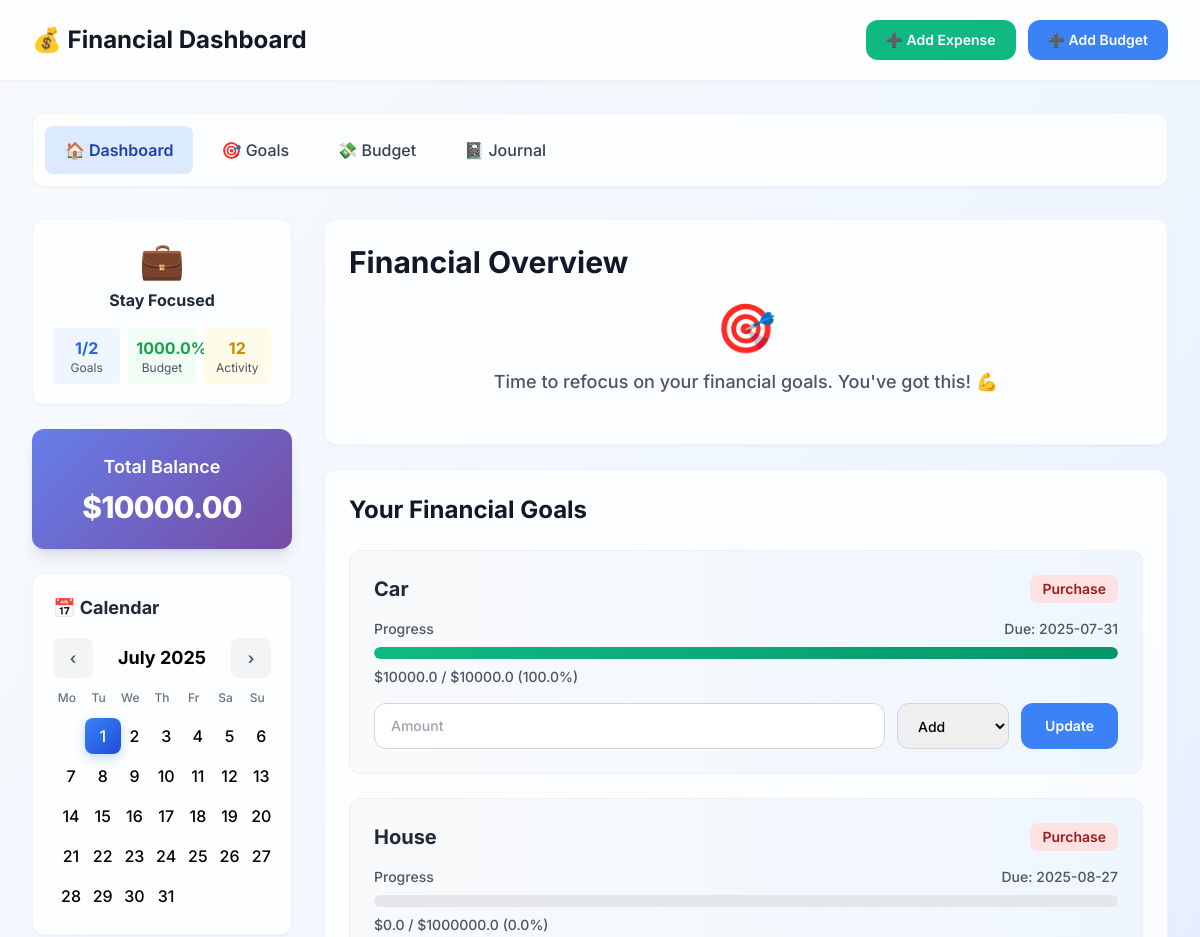
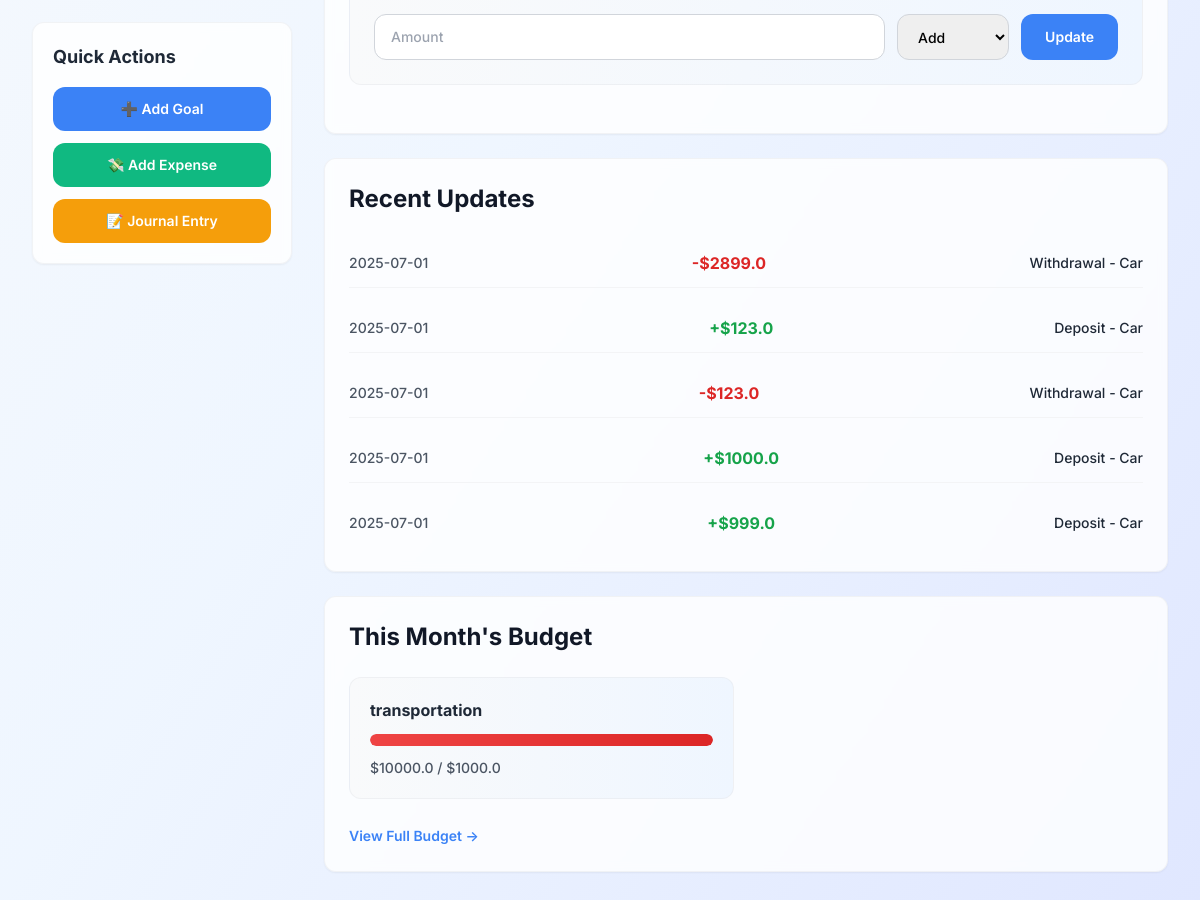
Before: / with the older database file (2 pictures, top to bottom).
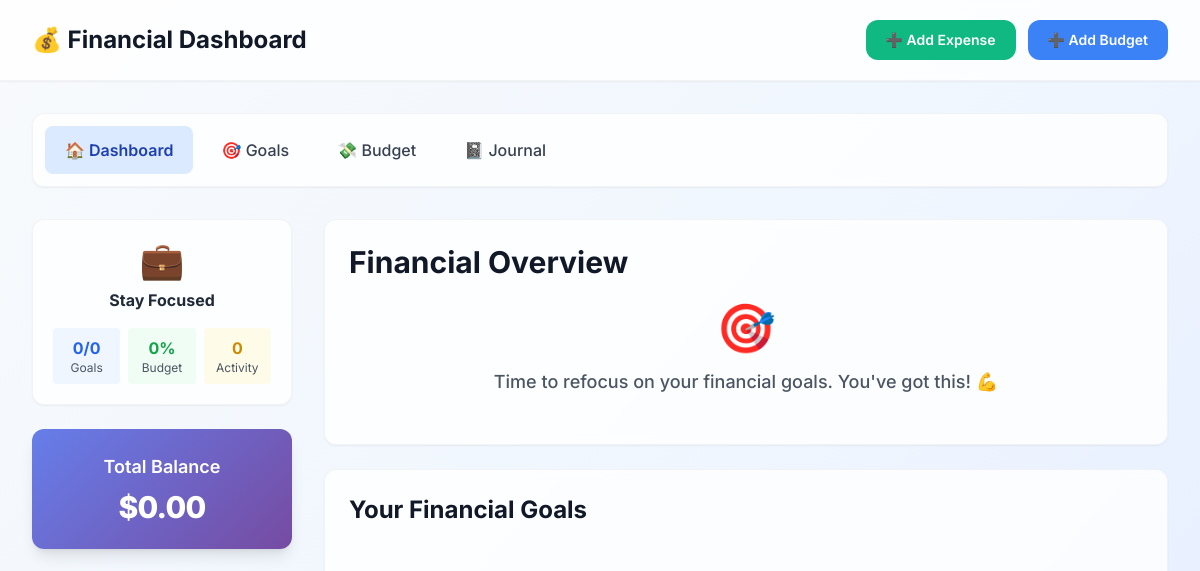
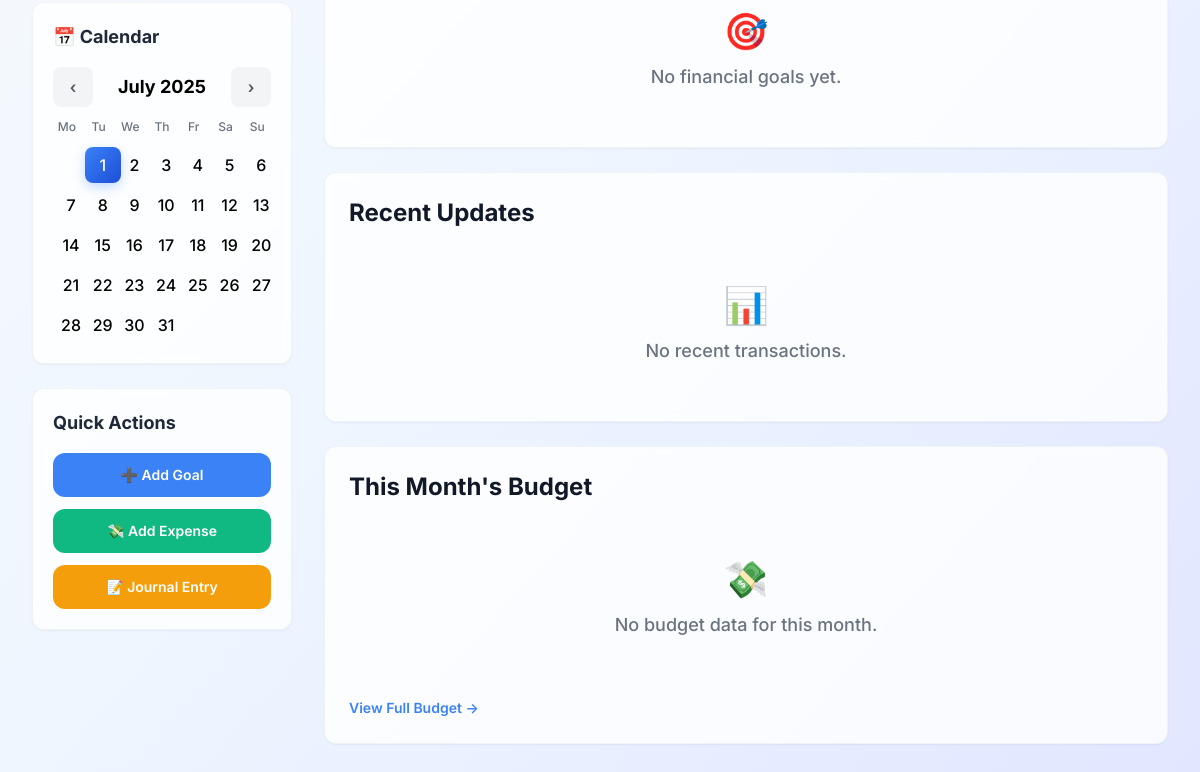
After: the same page with the newer database file (2 pictures, top to bottom).
### tables this page shows
CREATE TABLE financial_goals (
            id INTEGER PRIMARY KEY AUTOINCREMENT,
            name TEXT NOT NULL,
            target_amount REAL NOT NULL,
            current_amount REAL DEFAULT 0,
            deadline TEXT NOT NULL,
            category TEXT NOT NULL,
            description TEXT,
            created_at DATETIME DEFAULT CURRENT_TIMESTAMP
        );

CREATE TABLE transactions (
            id INTEGER PRIMARY KEY AUTOINCREMENT,
            goal_id INTEGER NOT NULL,
            amount REAL NOT NULL,
            type TEXT NOT NULL,  -- 'deposit' or 'withdrawal'
            date TEXT NOT NULL,
            note TEXT,
            FOREIGN KEY(goal_id) REFERENCES financial_goals(id)
        );

CREATE TABLE budgets (
            id INTEGER PRIMARY KEY AUTOINCREMENT,
            month TEXT NOT NULL,
            category TEXT NOT NULL,
            planned_amount REAL NOT NULL,
            spent_amount REAL DEFAULT 0,
            created_at DATETIME DEFAULT CURRENT_TIMESTAMP
        );

### app.py (the view)
@app.route('/')
def home():
    today = datetime.now().strftime('%Y-%m-%d')
    with sqlite3.connect('finance.db') as conn:
        cursor = conn.cursor()
        cursor.execute("""
            SELECT g.*,
                   (SELECT COUNT(*) FROM transactions WHERE goal_id = g.id) as transaction_count,
                   (g.current_amount / g.target_amount * 100) as progress_percent
            FROM financial_goals g
            ORDER BY deadline ASC
        """)
        goals = cursor.fetchall()
        total_balance = sum(goal[3] for goal in goals)  # goal[3] is current_amount
        goals_total = len(goals)
        goals_completed = sum(1 for goal in goals if goal[3] >= goal[2])  # current >= target
        cursor.execute("""
            SELECT t.date, t.amount, t.type, g.name
            FROM transactions t
            JOIN financial_goals g ON t.goal_id = g.id
            ORDER BY t.date DESC, t.id DESC LIMIT 5
        """)
        recent_transactions = cursor.fetchall()
        cursor.execute("""
            SELECT COUNT(*) FROM transactions
            WHERE date >= date('now', '-7 days')
        """)
        recent_activity_count = cursor.fetchone()[0]
        current_month = today[:7]
        cursor.execute("""
            SELECT DISTINCT strftime('%d', date)
            FROM journal
            WHERE strftime('%Y-%m', date) = ?
        """, (current_month,))
        days_with_entries = [int(day[0]) for day in cursor.fetchall()]
        cursor.execute("""
            SELECT b.category, b.planned_amount,
                   COALESCE(SUM(e.amount), 0) as spent_amount,
                   (COALESCE(SUM(e.amount), 0) / b.planned_amount * 100) as spent_percent
            FROM budgets b
            LEFT JOIN expenses e ON b.id = e.budget_id
            WHERE b.month = ?
            GROUP BY b.id, b.category, b.planned_amount
        """, (current_month,))
        budget_overview = cursor.fetchall()
        if budget_overview:
            budget_status = sum(budget[3] for budget in budget_overview) / len(budget_overview)
        else:
            budget_status = 0
        goal_score = (goals_completed / goals_total * 100) if goals_total > 0 else 0
        if goal_score >= 80 and budget_status <= 90:
            status_icon = "🔥"
            status_text = "On Fire!"
        elif goal_score >= 60 and budget_status <= 100:
            status_icon = "✨"
            status_text = "Looking Good"
        elif goal_score >= 40 or budget_status <= 120:
            status_icon = "👀"
            status_text = "Stay Focused"
        else:
            status_icon = "💀"
            status_text = "Need Help"
    return render_template('index.html',
                          goals=goals,
                          transactions=recent_transactions,
                          budget_overview=budget_overview,
                          goal_score=goal_score,
                          entry_days=days_with_entries,  # <-- pass to template
                          current_date=today,
                          total_balance=total_balance,
                          goals_completed=goals_completed,
                          goals_total=goals_total,
                          budget_status=round(budget_status, 1),
                          recent_activity_count=recent_activity_count,
                          status_icon=status_icon,
                          status_text=status_text)

### templates/index.html (shortened to what the changed rows need)
<!DOCTYPE html>
<html lang="en">
<head>
    <script src="https://cdn.tailwindcss.com"></script>
</head>
<body class="bg-gradient-to-br from-slate-50 via-blue-50 to-indigo-100 min-h-screen">
    <div class="bg-white/80 backdrop-blur-sm shadow-sm border-b border-gray-200/50">
        <div class="max-w-7xl mx-auto px-4 sm:px-6 lg:px-8">
            <div class="flex justify-between items-center py-5">
                <h1 class="text-2xl font-bold text-gray-900 flex items-center gap-3">
                    💰 Financial Dashboard
                </h1>
            </div>
        </div>
    </div>
    <div class="max-w-7xl mx-auto px-4 sm:px-6 lg:px-8 py-8">
        <div class="grid grid-cols-1 lg:grid-cols-4 gap-8">
            <aside class="lg:col-span-1">
                <div class="bg-white/80 backdrop-blur-sm rounded-xl shadow-sm p-5 mb-6 border border-gray-200/50">
                    <div class="financial-status-overview">
                        <div class="grid grid-cols-3 gap-2 text-center">
                            <div class="bg-blue-50 p-2 rounded">
                                <div class="font-bold text-blue-600" id="sidebar-goals-completed">{{ goals_completed|default(0) }}/{{ goals_total|default(1) }}</div>
                                <div class="text-xs text-gray-600">Goals</div>
                            </div>
                            <div class="bg-green-50 p-2 rounded">
                                <div class="font-bold text-green-600" id="sidebar-budget-status">{{ budget_status|default(1) }}%</div>
                                <div class="text-xs text-gray-600">Budget</div>
                            </div>
                            <div class="bg-yellow-50 p-2 rounded">
                                <div class="font-bold text-yellow-600" id="sidebar-recent-activity">{{ recent_activity_count|default(4) }}</div>
                                <div class="text-xs text-gray-600">Activity</div>
                            </div>
                        </div>
                    </div>
                </div>
                <div class="balance-card text-white rounded-xl shadow-lg p-6 mb-6 flex flex-col items-center">
                    <div class="text-lg font-semibold mb-2">Total Balance</div>
                    <div class="text-3xl font-extrabold tracking-tight">${{ '%.2f' % (total_balance | default(0) | float) }}</div>
                </div>
            </aside>
            <main class="lg:col-span-3">
                <div class="bg-white/80 backdrop-blur-sm rounded-xl shadow-sm p-6 mb-6 border border-gray-200/50">
                    <h2 class="text-3xl font-bold text-gray-900 mb-6">Financial Overview</h2>
                </div>
                <section class="bg-white/80 backdrop-blur-sm rounded-xl shadow-sm p-6 mb-6 border border-gray-200/50">
                    <h2 class="text-2xl font-bold text-gray-900 mb-6">Your Financial Goals</h2>
                    <div id="goals-container">
                        {% if goals %}
                        {% for goal in goals %}
                        <div class="goal-card bg-gradient-to-r from-gray-50 to-blue-50 p-6 rounded-xl mb-6 border border-gray-200/50">
                            <div class="flex justify-between items-start mb-4">
                                <h3 class="text-xl font-bold text-gray-800">{{ goal[1] }}</h3>
                                <span class="px-3 py-1 bg-red-100 text-red-800 text-sm font-semibold rounded-lg">{{ goal[5]|title }}</span>
                            </div>
                            <div class="mb-4">
                                <div class="flex justify-between text-sm text-gray-600 mb-2 font-medium">
                                    <span>Progress</span>
                                    <span>Due: {{ goal[4] }}</span>
                                </div>
                                <div class="progress-container w-full bg-gray-200 rounded-full h-3">
                                    {% set percent = (goal[3]/goal[2]*100) %}
                                    {% if percent < 0 or percent > 120 %}
                                        <div class="progress-fill h-3 rounded-full" style="width: 100%; background: linear-gradient(90deg, #ef4444, #dc2626);"></div>
                                    {% elif percent > 100 %}
                                        <div class="progress-fill h-3 rounded-full" style="width: {{ percent|round(1) ~ '%' }}; background: #f59e0b;"></div>
                                    {% else %}
                                        <div class="progress-fill h-3 rounded-full" style="width: {{ percent|round(1) ~ '%' }};"></div>
                                    {% endif %}
                                </div>
                                <div class="text-sm text-gray-600 mt-2 font-medium">${{ goal[3]|round(2) }} / ${{ goal[2]|round(2) }} ({{ (goal[3]/goal[2]*100)|round(1) }}%)</div>
                            </div>
                            <form class="update-form flex gap-3" data-goal-id="{{ goal[0] }}">
                                <input type="number" step="0.01" name="amount" placeholder="Amount"
                                       class="flex-1 px-4 py-3 border border-gray-300 rounded-xl text-sm font-medium focus:ring-2 focus:ring-blue-500 focus:border-blue-500" required>
                                <select name="type" class="px-4 py-3 border border-gray-300 rounded-xl text-sm font-medium focus:ring-2 focus:ring-blue-500 focus:border-blue-500" required>
                                    <option value="deposit">Add</option>
                                </select>
                                <button type="submit" class="bg-primary text-white px-6 py-3 rounded-xl text-sm font-semibold hover:bg-blue-600 transition-colors">
                                    Update
                                </button>
                            </form>
                        </div>
                        {% endfor %}
                        {% else %}
                        <div class="text-center text-gray-500 py-8">
                            <div class="text-4xl mb-3">🎯</div>
                            <p class="text-lg font-medium">No financial goals yet.</p>
                        </div>
                        {% endif %}
                    </div>
                </section>
                <section class="bg-white/80 backdrop-blur-sm rounded-xl shadow-sm p-6 mb-6 border border-gray-200/50">
                    <h2 class="text-2xl font-bold text-gray-900 mb-6">Recent Updates</h2>
                    <div class="space-y-4" id="transactions-list">
                        {% if transactions %}
                        {% for tx in transactions %}
                        <div class="flex justify-between items-center py-3 border-b border-gray-100{% if loop.last %} border-b-0{% endif %}">
                            <span class="text-sm text-gray-600 font-medium">{{ tx[0] }}</span>
                            <span class="font-bold {% if tx[2] == 'deposit' %}text-green-600{% else %}text-red-600{% endif %}">
                                {% if tx[2] == 'deposit' %}+{% else %}-{% endif %}${{ tx[1]|abs|round(2) }}
                            </span>
                            <span class="text-sm text-gray-800 font-medium">{{ tx[2]|capitalize }} - {{ tx[3] }}</span>
                        </div>
                        {% endfor %}
                        {% else %}
                        <div class="text-center text-gray-500 py-8">
                            <div class="text-4xl mb-3">📊</div>
                            <p class="text-lg font-medium">No recent transactions.</p>
                        </div>
                        {% endif %}
                    </div>
                </section>
                <section class="bg-white/80 backdrop-blur-sm rounded-xl shadow-sm p-6 border border-gray-200/50">
                    <h2 class="text-2xl font-bold text-gray-900 mb-6">This Month's Budget</h2>
                    <div class="grid grid-cols-1 md:grid-cols-2 gap-6">
                        {% if budget_overview and budget_overview|length > 0 %}
                            {% for budget in budget_overview %}
                            <div class="p-5 bg-gradient-to-r from-gray-50 to-blue-50 rounded-xl border border-gray-200/50">
                                <h4 class="font-bold text-gray-800 mb-3">{{ budget[0] }}</h4>
                                <div class="progress-container w-full bg-gray-200 rounded-full h-3 mb-3">
                                    {% set percent = budget[3] %}
                                    {% if percent < 0 or percent > 120 %}
                                        <div class="progress-fill h-3 rounded-full" style="width: 100%; background: linear-gradient(90deg, #ef4444, #dc2626);"></div>
                                    {% elif percent > 100 %}
                                        <div class="progress-fill h-3 rounded-full" style="width: {{ percent|round(1) ~ '%' }}; background: #f59e0b;"></div>
                                    {% else %}
                                        <div class="progress-fill h-3 rounded-full" style="width: {{ percent|round(1) ~ '%' }};"></div>
                                    {% endif %}
                                </div>
                                <p class="text-sm text-gray-600 font-medium">${{ budget[2]|round(2) }} / ${{ budget[1]|round(2) }}</p>
                            </div>
                            {% endfor %}
                        {% else %}
                        <div class="text-center text-gray-500 py-8 col-span-2">
                            <div class="text-4xl mb-3">💸</div>
                            <p class="text-lg font-medium">No budget data for this month.</p>
                        </div>
                        {% endif %}
                    </div>
                </section>
            </main>
        </div>
    </div>
</body>
</html>

Changed rows visible on the page:
removed financial_goals: name "Car", category "Purchase", deadline "2025-07-31", current_amount "10000.0", target_amount "10000.0", (goal[3]/goal[2]*100)|round(1) "100.0"
removed financial_goals: name "House", category "Purchase", deadline "2025-08-27", current_amount "0.0", target_amount "1000000.0", (goal[3]/goal[2]*100)|round(1) "0.0"
removed transactions: date "2025-07-01", amount "2899.0", type "Withdrawal", name "Car"
removed transactions: date "2025-07-01", amount "123.0", type "Deposit", name "Car"
removed transactions: date "2025-07-01", amount "123.0", type "Withdrawal", name "Car"
removed transactions: date "2025-07-01", amount "1000.0", type "Deposit", name "Car"
removed transactions: date "2025-07-01", amount "999.0", type "Deposit", name "Car"
removed budgets: category "transportation", budget "10000.0", planned_amount "1000.0"
Other visible differences:
{{ goals_completed|default(0) }}: "1" → "0"
{{ goals_total|default(1) }}: "2" → "0"
{{ budget_status|default(1) }}: "1000.0" → "0"
{{ recent_activity_count|default(4) }}: "12" → "0"
{{ '%.2f' % (total_balance | default(0) | float) }}: "10000.00" → "0.00"
text now shown: "🎯 No financial goals yet. 📊 No recent transactions. 💸 No budget data for this month."
